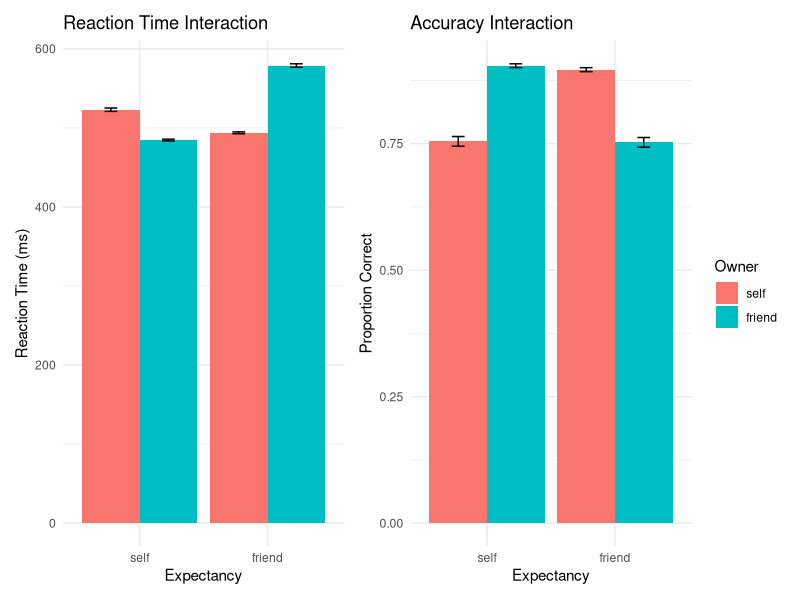

Source code (R):
library(readr)
library(dplyr)
library(lme4)
library(lmerTest)
library(ggplot2)
library(patchwork)

df <- read_csv("falben_exp3_simulated.csv")
df <- df %>% filter(rt >= 200)

df$expectancy <- factor(df$expectancy, levels = c("self", "friend"))
df$owner <- factor(df$owner, levels = c("self", "friend"))

df_correct <- df %>% filter(accuracy == 1)
df_correct$expectancy <- factor(df_correct$expectancy, levels = c("self", "friend"))
df_correct$owner <- factor(df_correct$owner, levels = c("self", "friend"))

rt_model <- lmer(rt ~ expectancy * owner + (1 | participant), data = df_correct)
print(summary(rt_model))

acc_model <- glmer(accuracy ~ expectancy * owner + (1 | participant), data = df, family = binomial)
print(summary(acc_model))

rt_summary <- df_correct %>%
  group_by(expectancy, owner) %>%
  summarise(mean_rt = mean(rt), se_rt = sd(rt)/sqrt(n()), .groups = "drop")

p1 <- ggplot(rt_summary, aes(x = expectancy, y = mean_rt, fill = owner)) +
  geom_bar(stat = "identity", position = position_dodge()) +
  geom_errorbar(aes(ymin = mean_rt - se_rt, ymax = mean_rt + se_rt), position = position_dodge(0.9), width = 0.2) +
  theme_minimal() +
  labs(y = "Reaction Time (ms)", x = "Expectancy", fill = "Owner", title = "Reaction Time Interaction")

acc_summary <- df %>%
  group_by(expectancy, owner) %>%
  summarise(mean_acc = mean(accuracy), se_acc = sd(accuracy)/sqrt(n()), .groups = "drop")

p2 <- ggplot(acc_summary, aes(x = expectancy, y = mean_acc, fill = owner)) +
  geom_bar(stat = "identity", position = position_dodge()) +
  geom_errorbar(aes(ymin = mean_acc - se_acc, ymax = mean_acc + se_acc), position = position_dodge(0.9), width = 0.2) +
  theme_minimal() +
  labs(y = "Proportion Correct", x = "Expectancy", fill = "Owner", title = "Accuracy Interaction")

p1 + p2 + plot_layout(guides = "collect")
